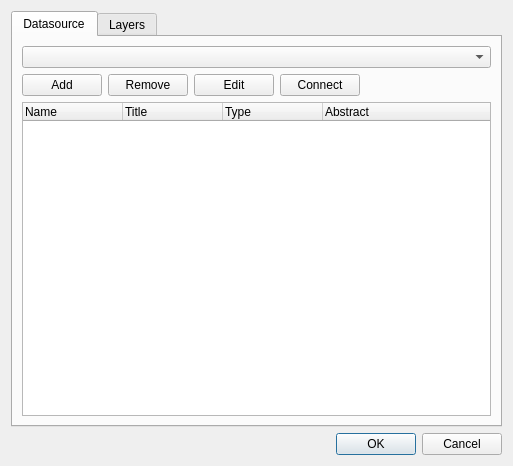
<?xml version="1.0" encoding="UTF-8"?>
<ui version="4.0">
 <class>NiwaPluginDialogBase</class>
 <widget class="QDialog" name="NiwaPluginDialogBase">
  <property name="geometry">
   <rect>
    <x>0</x>
    <y>0</y>
    <width>513</width>
    <height>466</height>
   </rect>
  </property>
  <property name="windowTitle">
   <string>Dialog</string>
  </property>
  <layout class="QGridLayout" name="gridLayout_2">
   <item row="0" column="0">
    <widget class="QTabWidget" name="tabWidget">
     <property name="currentIndex">
      <number>0</number>
     </property>
     <widget class="QWidget" name="mDatasourceTab">
      <attribute name="title">
       <string>Datasource</string>
      </attribute>
      <layout class="QGridLayout" name="gridLayout">
       <item row="0" column="0" colspan="2">
        <widget class="QComboBox" name="mServiceComboBox"/>
       </item>
       <item row="1" column="0">
        <layout class="QHBoxLayout" name="horizontalLayout">
         <item>
          <widget class="QPushButton" name="mAddPushButton">
           <property name="text">
            <string>Add</string>
           </property>
          </widget>
         </item>
         <item>
          <widget class="QPushButton" name="mRemovePushButton">
           <property name="text">
            <string>Remove</string>
           </property>
          </widget>
         </item>
         <item>
          <widget class="QPushButton" name="mEditPushButton">
           <property name="text">
            <string>Edit</string>
           </property>
          </widget>
         </item>
         <item>
          <widget class="QPushButton" name="mConnectPushButton">
           <property name="text">
            <string>Connect</string>
           </property>
          </widget>
         </item>
        </layout>
       </item>
       <item row="1" column="1">
        <spacer name="horizontalSpacer">
         <property name="orientation">
          <enum>Qt::Horizontal</enum>
         </property>
         <property name="sizeHint" stdset="0">
          <size>
           <width>235</width>
           <height>20</height>
          </size>
         </property>
        </spacer>
       </item>
       <item row="2" column="0" colspan="2">
        <widget class="QTreeWidget" name="mDatasourceLayersTreeWidget">
         <column>
          <property name="text">
           <string>Name</string>
          </property>
         </column>
         <column>
          <property name="text">
           <string>Title</string>
          </property>
         </column>
         <column>
          <property name="text">
           <string>Type</string>
          </property>
         </column>
         <column>
          <property name="text">
           <string>Abstract</string>
          </property>
         </column>
        </widget>
       </item>
      </layout>
     </widget>
     <widget class="QWidget" name="mLabersTab">
      <attribute name="title">
       <string>Layers</string>
      </attribute>
     </widget>
    </widget>
   </item>
   <item row="1" column="0">
    <widget class="QDialogButtonBox" name="buttonBox">
     <property name="orientation">
      <enum>Qt::Horizontal</enum>
     </property>
     <property name="standardButtons">
      <set>QDialogButtonBox::Cancel|QDialogButtonBox::Ok</set>
     </property>
    </widget>
   </item>
  </layout>
 </widget>
 <resources/>
 <connections>
  <connection>
   <sender>buttonBox</sender>
   <signal>accepted()</signal>
   <receiver>NiwaPluginDialogBase</receiver>
   <slot>accept()</slot>
   <hints>
    <hint type="sourcelabel">
     <x>248</x>
     <y>254</y>
    </hint>
    <hint type="destinationlabel">
     <x>157</x>
     <y>274</y>
    </hint>
   </hints>
  </connection>
  <connection>
   <sender>buttonBox</sender>
   <signal>rejected()</signal>
   <receiver>NiwaPluginDialogBase</receiver>
   <slot>reject()</slot>
   <hints>
    <hint type="sourcelabel">
     <x>316</x>
     <y>260</y>
    </hint>
    <hint type="destinationlabel">
     <x>286</x>
     <y>274</y>
    </hint>
   </hints>
  </connection>
 </connections>
</ui>
